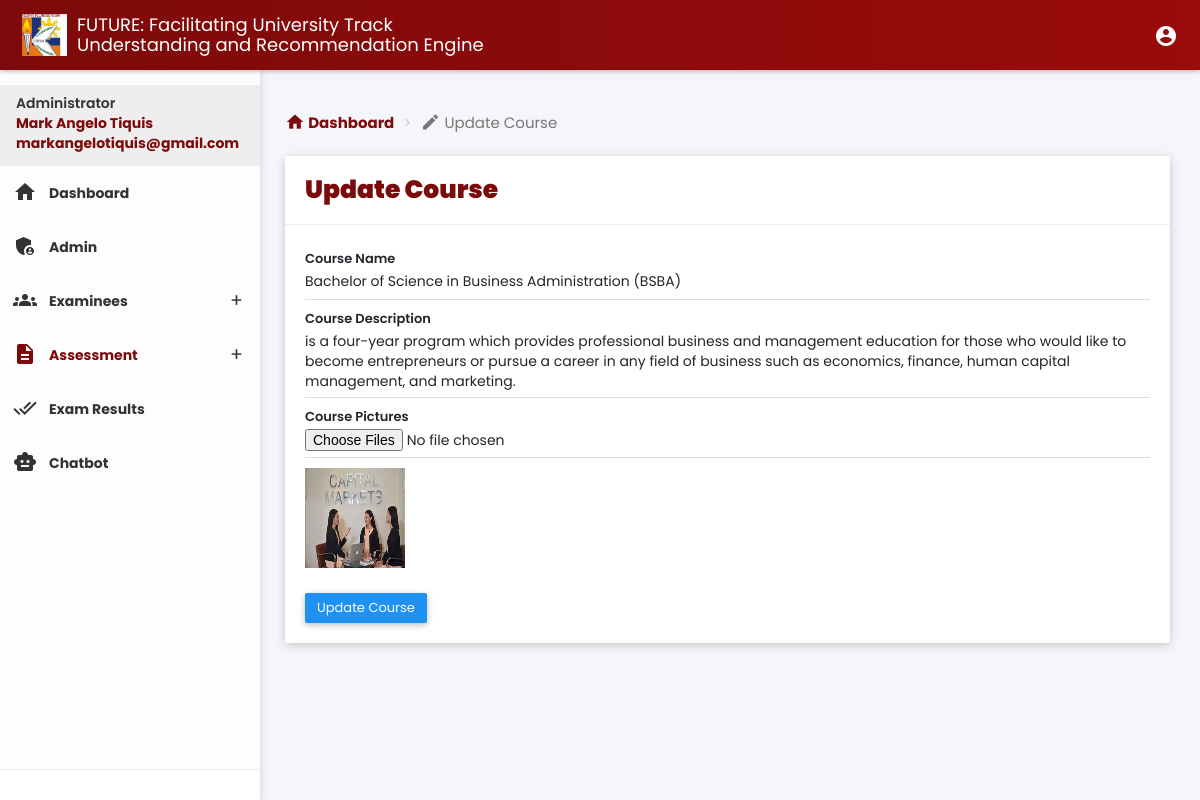
The page /admin/update_course.php?course_id=14 (signed in) on the database its author committed.
### tables this page shows
CREATE TABLE `tbl_courses` (
  `id` int(11) NOT NULL,
  `course_name` varchar(255) NOT NULL,
  `course_description` text NOT NULL,
  `course_picture` longtext NOT NULL CHECK (json_valid(`course_picture`)),
  `school_year` varchar(255) DEFAULT NULL,
  `created_at` timestamp NOT NULL DEFAULT current_timestamp(),
  `updated_at` timestamp NOT NULL DEFAULT current_timestamp() ON UPDATE current_timestamp()
);

### admin/update_course.php (the view, shortened to what this page needs)
<?php
include '../database/connection.php';
if (isset($_GET['course_id'])) {
    $course_id = $_GET['course_id'];
    $query = "SELECT * FROM tbl_courses WHERE id = :course_id";
    $stmt = $conn->prepare($query);
    $stmt->bindParam(':course_id', $course_id);
    $stmt->execute();
    $course = $stmt->fetch(PDO::FETCH_ASSOC);
} else {
    header('Location: course.php');
    exit;
}
?>
<!DOCTYPE html>
<html>
<head>
    <link href="plugins/bootstrap/css/bootstrap.css" rel="stylesheet">
    <link href="plugins/bootstrap-select/css/bootstrap-select.css" rel="stylesheet">
    <link href="plugins/node-waves/waves.css" rel="stylesheet" />
    <link href="plugins/animate-css/animate.css" rel="stylesheet" />
    <link href="plugins/multi-select/css/multi-select.css" rel="stylesheet">
    <link href="plugins/jquery-datatable/skin/bootstrap/css/dataTables.bootstrap.css" rel="stylesheet">
    <link href="css/style.css" rel="stylesheet">
    <link href="css/themes/all-themes.css" rel="stylesheet" />
    <link rel="stylesheet" href="css/custom.css">
</head>
<body class="theme-red">
    <nav class="navbar">
        <div class="container-fluid">
            <div class="navbar-header">
                <a id="app-title" style="display:flex;align-items:center" class="navbar-brand" href="index.php">
                    <img id="bcas-logo" style="width:45px;display:inline;margin-right:10px;" src="images/dashboard/kll-logo.jpg" />
                    FUTURE: Facilitating University Track <br> Understanding and Recommendation Engine
                </a>
            </div>
            <div class="collapse navbar-collapse" id="navbar-collapse">
                <ul class="nav navbar-nav navbar-right">
                    <li class="pull-right"><a href="javascript:void(0);" class="js-right-sidebar" data-close="true"><i class="material-icons">account_circle</i></a></li>
                </ul>
            </div>
        </div>
    </nav>
    <section>
        <?php include 'components/left_sidebar.php' ?>
    </section>
    <section class="content">
        <div class="container-fluid">
            <div class="block-header">
                <ol style="font-size: 15px;" class="breadcrumb breadcrumb-col-red">
                    <li><a href="index.php"><i style="font-size: 20px;" class="material-icons">home</i>
                            Dashboard</a></li>
                    <li class="active"><i style="font-size: 20px;" class="material-icons">edit</i> Update Course
                    </li>
                </ol>
            </div>
            <div class="row clearfix">
                <div class="col-lg-12 col-md-12 col-sm-12 col-xs-12">
                    <div class="card">
                        <div class="header">
                            <h2 style="font-size: 25px; font-weight: 900; color: #7D0A0A;">
                                Update Course
                            </h2>
                        </div>
                        <div class="body">
                            <form action="" id="update_course_validation" method="POST" enctype="multipart/form-data">
                                <div class="form-group form-float" style="margin-top: 20px !important;">
                                    <div class="form-line">
                                        <input type="text" class="form-control" name="course_name" value="<?= htmlspecialchars($course['course_name']) ?>" required>
                                        <label class="form-label">Course Name</label>
                                    </div>
                                </div>
                                <div class="form-group form-float">
                                    <div class="form-line">
                                        <textarea name="description" cols="30" rows="3" class="form-control no-resize" required><?= htmlspecialchars($course['course_description']) ?></textarea>
                                        <label class="form-label">Course Description</label>
                                    </div>
                                </div>
                                <div class="form-group form-float">
                                    <div class="form-line">
                                        <input type="file" class="form-control" name="course_picture[]" onchange="previewImages(event)" multiple>
                                        <label class="form-label">Course Pictures</label>
                                    </div>
                                    <div id="image-preview-container" style="margin-top: 10px;">
                                        <?php
                                        $images = json_decode($course['course_picture'], true);
                                        if (is_array($images)) {
                                            foreach ($images as $image) {
                                                echo "<img src='../public/courses/$image' style='width:100px;height:100px;margin-right:10px;'>";
                                            }
                                        }
                                        ?>
                                    </div>
                                </div>
                                <button class="btn btn-primary" type="submit">Update Course</button>
                            </form>
                        </div>
                    </div>
                </div>
            </div>
        </div>
    </section>
</body>
</html>

### admin/css/themes/all-themes.css (style rules this page uses)
.theme-red .navbar-brand { color: #fff; }
.theme-red .nav>li>a { color: #fff; }

### admin/css/custom.css (style rules this page uses)
.breadcrumb { padding-left: 0px; }
input[type=file] { border: #ccc solid 1px; }
.form-group .form-line.focused .form-label, .form-group .form-line .form-label { top: -15px !important; }
.form-label, .field-label, .modal label:not(.error) { font-weight: 600 !important; font-size: 13px !important; color: #212529 !important; }
.card .header { color: #7D0A0A !important; }
.content { color: #252525 !important; }
.form-control { color: #252525 !important; }
body { font-family: "Poppins", sans-serif !important; }
.navbar { background: linear-gradient(to right, #7D0A0A 0%, #9a0b0b 100%) !important; }
body { background-color: #f5f6fa !important; }
.block-header .breadcrumb { font-size: 15px; }

### admin/update_course.php (style rules this page uses)
body { font-family: 'Poppins', sans-serif !important; }

### rows shown on the page
tbl_courses: course_name "Bachelor of Science in Business Administration (BSBA)", description "is a four-year program which provides professional business and management education for those who would like to become entrepreneurs or pursue a career in any field of business such as economics, finance, human capital management, and marketing."

### other values the page prints
$_SESSION['fullname'] "Mark Angelo Tiquis"
$_SESSION['email'] "markangelotiquis@gmail.com"
